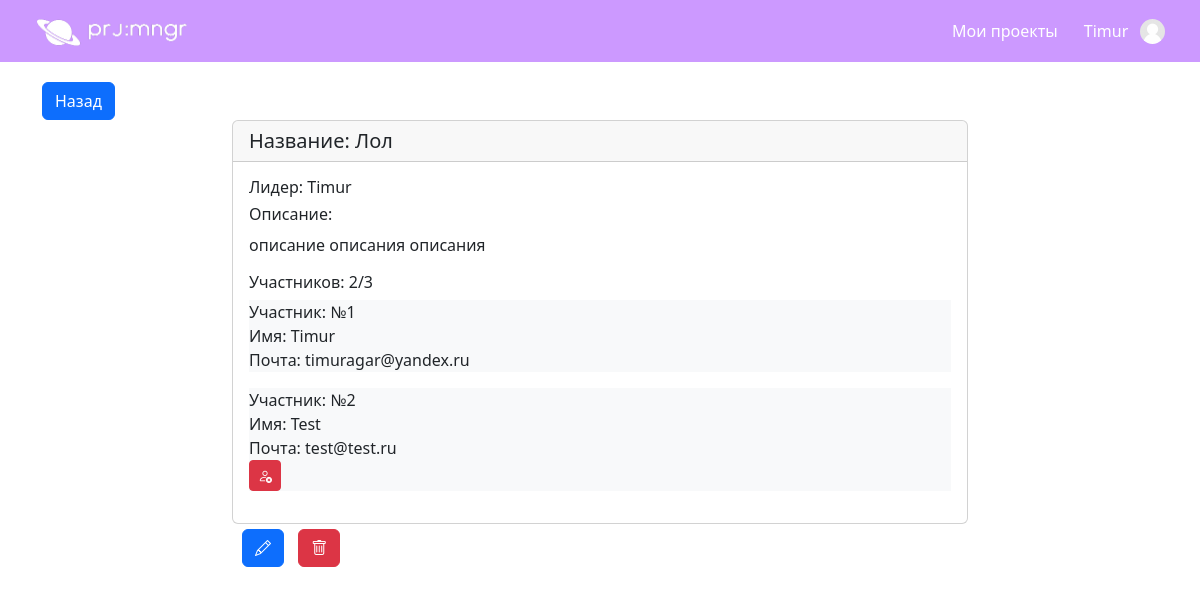
/view-project/3 (signed in), run on the app's committed database.
### data/users.py (models this page shows, shortened)
class User(SqlAlchemyBase, UserMixin, SerializerMixin):
    __tablename__ = 'users'
    id = sqlalchemy.Column(sqlalchemy.Integer,
                           primary_key=True, autoincrement=True)
    name = sqlalchemy.Column(sqlalchemy.String, nullable=True)
    email = sqlalchemy.Column(sqlalchemy.String,
                              index=True, unique=True, nullable=True)
    admin = sqlalchemy.Column(sqlalchemy.Boolean, default=False)
    hashed_password = sqlalchemy.Column(sqlalchemy.String, nullable=True)
    created_date = sqlalchemy.Column(sqlalchemy.DateTime,
                                     default=datetime.datetime.now)
    projects = orm.relationship("Project", secondary=user_project, backref="members", lazy="subquery")
    about = sqlalchemy.Column(sqlalchemy.Text(140), nullable=True)

### data/projects.py (models this page shows, shortened)
class Project(SqlAlchemyBase):
    __tablename__ = "projects"
    id = sqlalchemy.Column(sqlalchemy.Integer,
                           primary_key=True, autoincrement=True)
    name = sqlalchemy.Column(sqlalchemy.String, nullable=True)
    max_members = sqlalchemy.Column(sqlalchemy.Integer, default=1)
    description = sqlalchemy.Column(sqlalchemy.Text(200), default="", nullable=True)
    leader = orm.relationship("User", lazy="subquery")
    leader_id = sqlalchemy.Column(sqlalchemy.Integer, sqlalchemy.ForeignKey("users.id", ondelete="CASCADE"))

### website/views.py (the view)
@views.route("/view-project/<int:project_id>")
@login_required
def view_project(project_id):
    db_sess = db_session.create_session()
    project = db_sess.query(Project).get(project_id)
    user = db_sess.query(User).get(current_user.id)
    if not project:
        abort(404)
    if user not in project.members:
        abort(404)
    return render_template("view_project.html", prj=project, user=current_user)

### app.py (called while the page is built)
def create_app():
    app = Flask(__name__)
    app.config['SECRET_KEY'] = "my_super_secret_key"
    login_manager = LoginManager()
    login_manager.login_view = "auth.login"
    login_manager.init_app(app)
    from website.views import views
    from website.auth import auth
    app.register_blueprint(views, url_prefix="")
    app.register_blueprint(auth, url_prefix="")
    @login_manager.user_loader
    def load_user(user_id):
        db_sess = db_session.create_session()
        return db_sess.query(User).get(user_id)
    return app

### data/db_session.py (called while the page is built)
def create_session() -> Session:
    global __factory
    return __factory()

### templates/view_project.html
{% extends "base.html" %}
{% from "components/detailed_project_card.html" import detailed_project_card %}
{% block content %}
<a class="btn btn-primary" href="{{url_for('views.my_projects')}}">Назад</a>
    <div class="row" style="margin-bottom: 20px;">
        <div class="col-sm-8 mx-auto">
            {{detailed_project_card(prj, user)}}
            <div class="btn-wrapper" style="margin-left: 10px; margin-top: 5px;">
            {% if prj.leader_id != user.id %}
                <a class="btn btn-danger" href="{{url_for('views.leave_project', project_id=prj.id)}}">Покинуть</a>
            {% else %}
                <a class="btn btn-primary" href="{{url_for('views.edit_project', project_id=prj.id)}}"><i class="bi bi-pencil"></i></a>
                <a class="btn btn-danger" href="{{url_for('views.delete_project', project_id=prj.id)}}"><i class="bi bi-trash"></i></a>
            {% endif %}
            </div>
        </div>
    </div>
{% endblock %}

### templates/base.html (shortened to what this page needs)
{% from "components/toast.html" import toast %}
{% from "components/user_avatar.html" import user_avatar %}
<!DOCTYPE html>
<html lang="en">
<head>
    <link href="https://cdn.jsdelivr.net/npm/bootstrap@5.3.0-alpha1/dist/css/bootstrap.min.css" rel="stylesheet">
    <link rel="stylesheet" type="text/css" href="{{ url_for('static', filename='css/style.css')}}" />
    <link rel="stylesheet" href="https://cdn.jsdelivr.net/npm/bootstrap-icons@1.10.3/font/bootstrap-icons.css">
</head>
<body>
    <nav class="navbar navbar-expand-lg navbar-light" style="z-index: 11;">
        <div class="container-fluid">
          <a class="navbar-brand" id="site_logo" href="{{url_for('views.home')}}"><img src="{{url_for('static', filename='img/site_logo.png')}}" style="width: 150px; height: 27px;"alt="logo"></a>
          <div class="collapse navbar-collapse flex-grow-1" id="my_navbar">
            <div class="navbar-nav ms-auto flex-nowrap text-end">
              {% if user.is_authenticated %}
                <a class="nav-item nav-link menu-item" href="{{url_for('views.my_projects')}}">Мои проекты</a>
                <div class="dropdown">
                  <a class="nav-item nav-link" role="button" id="dropdownMenuLink" data-bs-toggle="dropdown" aria-expanded="false"><div class="d-flex align-items-center justify-content-end">
                    <div>{{user.name}}</div>
                    <div>⠀</div>
                    <div>{{user_avatar(user.id, 25)}}</div>
                  </div></a>
                </div>
              {% else %}
                <a class="nav-item nav-link menu-item" href="{{url_for('auth.login')}}">Login</a>
                <a class="nav-item nav-link menu-item" href="{{url_for('auth.sign_up')}}">Sign Up</a>
              {% endif %}
            </div>
          </div>
        </div>
      </nav>
      <div class="container" style="margin-top: 20px;">{% block content %} {% endblock %}</div>
</body>
</html>

### templates/components/detailed_project_card.html
{% macro detailed_project_card(project, user=None) %}
<div class="card">
    <h5 class="card-header">Название: {{project.name}}</h5>
    <div class="card-body">
      <h6 class="card-title">Лидер: {{project.leader.name}}</h6>
      <h6 class="card-title">Описание:</h6>
      <p class="card-text">{{project.description}}</p>
      <h6 class="card-title">Участников: {{project.members|length}}/{{project.max_members}}</h6>
      {% for member in project.members %}
      <p class="bg-light">
        Участник: №{{loop.index}}<br>
        Имя: {{member.name}}<br>
        Почта: {{member.email}}<br>
        {% if user %}
        {% if user.id == project.leader_id and member.id != project.leader_id %}
            <a class="btn btn-danger btn-sm" href="{{url_for('views.delete_member', project_id=project.id, member_id=member.id)}}"><i class="bi bi-person-x"></i></a>
        {% endif %}
        {% endif %}
      </p>
      {% endfor %}
    </div>
  </div>
{% endmacro %}

### static/css/style.css (style rules this page uses)
.navbar { background-color: #CC99FF; padding: 10px; position: sticky; top: 0; width: 100%; color: white; display: flex; margin-bottom: 10px; }
#my_navbar .nav-item { color: white; }
#my_navbar .dropdown * { z-index: 100000; }
#my_navbar .nav-item { margin: 0 5px; padding: 8px 8px; display: flex; justify-content: center; align-content: center; flex-direction: column; border-radius: 10px; transition: all 0.3s; }
#site_logo { margin-left: 10px; padding: 5px; border-radius: 10px; transition: all 0.3s; }
@media (min-width: 381px) { .btn-wrapper { margin-left: 50px; } }
.btn-wrapper a { margin-right: 10px; }

### data on the page
User: name "Timur", leader.name "Timur", email "timuragar@yandex.ru"
Project: name "Лол", description "описание описания описания", max_members "3"
User: name "Test", email "test@test.ru"

### other printed values
{{ project.members|length }} "2"
